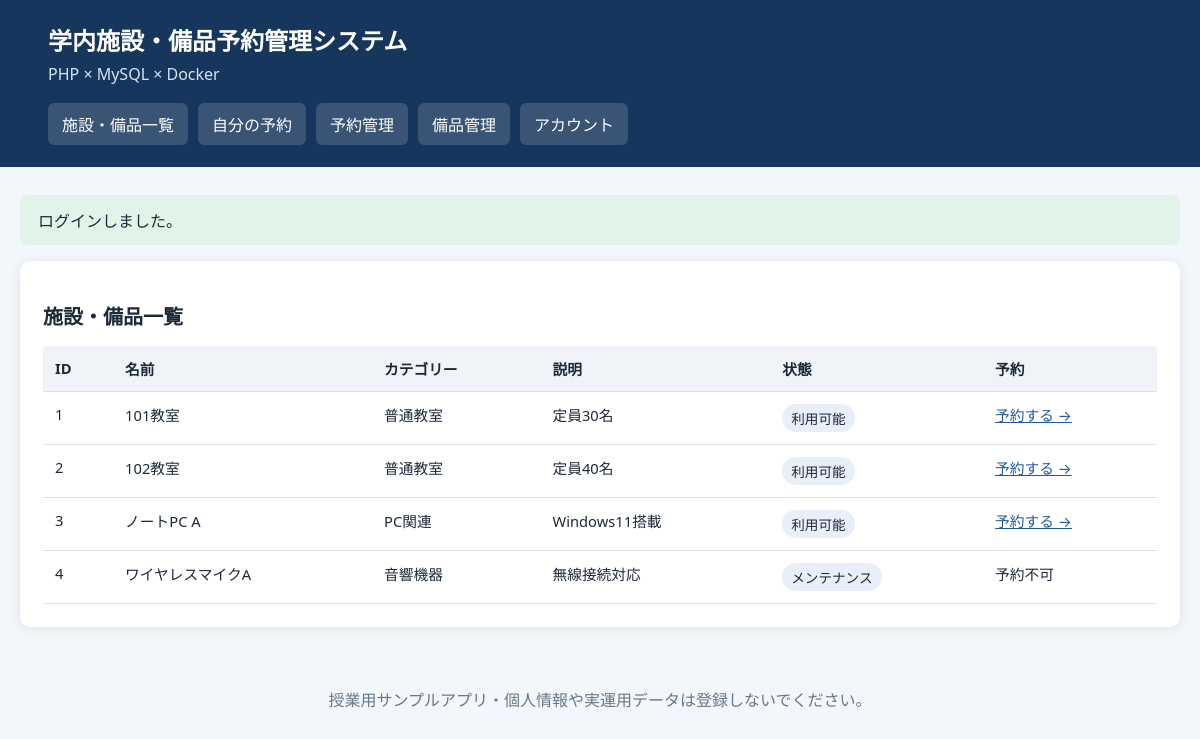
Screenshot of / (signed in) with the database file from the repository.
### tables this page shows
CREATE TABLE IF NOT EXISTS items (
  id INT UNSIGNED NOT NULL AUTO_INCREMENT,
  category_id INT UNSIGNED NOT NULL,
  name VARCHAR(100) NOT NULL,
  description TEXT NULL,
  status ENUM('available','maintenance','inactive') NOT NULL DEFAULT 'available',
  PRIMARY KEY (id),
  KEY idx_items_category (category_id),
  CONSTRAINT fk_items_category FOREIGN KEY (category_id)
    REFERENCES categories(id) ON UPDATE CASCADE ON DELETE RESTRICT
);

CREATE TABLE IF NOT EXISTS categories (
  id INT UNSIGNED NOT NULL AUTO_INCREMENT,
  name VARCHAR(100) NOT NULL,
  PRIMARY KEY (id),
  UNIQUE KEY uq_categories_name (name)
);

### public/index.php (the view, shortened to what this page needs)
<?php
function esc(mixed $s): string { return htmlspecialchars((string)($s??''), ENT_QUOTES | ENT_SUBSTITUTE, 'UTF-8'); }
function db(): PDO {
    static $pdo = null;
    if ($pdo === null) {
        $pdo = new PDO(
            'mysql:host=' . getenv('DB_HOST') .
            ';dbname=' . getenv('DB_NAME') .
            ';charset=utf8mb4',
            (string)getenv('DB_USER'),
            (string)getenv('DB_PASSWORD'),
            [
                PDO::ATTR_ERRMODE => PDO::ERRMODE_EXCEPTION,
                PDO::ATTR_DEFAULT_FETCH_MODE => PDO::FETCH_ASSOC,
                PDO::ATTR_EMULATE_PREPARES => false
            ]
        );
    }
    return $pdo;
}
function q(string $sql, array $args = []): PDOStatement {
    $s = db()->prepare($sql);
    $s->execute($args);
    return $s;
}
function current_user(): ?array {
    $u=q('SELECT id,name,email,role FROM users WHERE id=?',[(int)$_SESSION['uid']])->fetch();
    return $u?:null;
}
function status_name(string $s): string { return ['available'=>'利用可能','maintenance'=>'メンテナンス','inactive'=>'利用停止','pending'=>'申請中','approved'=>'承認済み','lent'=>'貸出中','returned'=>'返却済み','rejected'=>'却下','canceled'=>'キャンセル'][$s]??$s; }
$page=(string)($_GET['page']??'items');
$u=null; $error=null;
try {
    $u=current_user();
    $u = current_user();
} catch (Throwable $e) {
    $error = $e instanceof PDOException
        ? 'データベースエラーが発生しました。起動状態を確認してください。'
        : $e->getMessage();
}
$notice = $_SESSION['flash'] ?? null;
try {
    $items=q('SELECT i.*,c.name AS category_name FROM items i JOIN categories c ON c.id=i.category_id ORDER BY i.id')->fetchAll();
} catch (Throwable $e) { $cats=[];$items=[];$error='データベースの起動が完了していません。数秒後に再読み込みしてください。'; }
?><!doctype html><html lang="ja"><head><meta charset="UTF-8"><meta name="viewport" content="width=device-width, initial-scale=1"><title>学内施設・備品予約管理</title></head><body><header><h1>学内施設・備品予約管理システム</h1><p>PHP × MySQL × Docker</p><nav><a href="/?page=items">施設・備品一覧</a><?php if($u): ?><a href="/?page=mine">自分の予約</a><?php if($u['role']==='admin'): ?><a href="/?page=manage_reservations">予約管理</a><a href="/?page=manage_items">備品管理</a><?php endif; ?><a href="/?page=account">アカウント</a><?php else: ?><a href="/?page=login">ログイン</a><?php endif; ?></nav></header><main>
<?php if($notice): ?><div class="alert<?=!empty($notice['error'])?' error':''?>"><?=esc($notice['message'])?></div><?php endif; ?><?php if($error): ?><div class="alert error"><?=esc($error)?></div><?php endif; ?>
<?php if($page==='login'): ?>
<section class="card"><h2>ログイン</h2><?php if($u): ?><p>すでにログインしています。</p><?php else: ?><form method="post" style="max-width:440px"><?=csrf_field()?><input type="hidden" name="action" value="login"><label>メールアドレス<input type="email" name="email" required autocomplete="username"></label><label>パスワード<input type="password" name="password" required autocomplete="current-password"></label><button>ログイン</button></form><p class="muted">デモ用アカウントは README.md を参照してください。</p><?php endif; ?></section>
<?php elseif($page==='forbidden'): ?>
<section class="card"><h2>アクセスできません</h2><p>このページを利用する権限がありません。</p><a href="/?page=items">施設・備品一覧へ戻る</a></section>
<?php elseif($page==='account'): require_auth($u); ?>
<section class="card"><h2>アカウント</h2><p>氏名：<?=esc($u['name'])?></p><p>メール：<?=esc($u['email'])?></p><p>権限：<?=esc($u['role']==='admin'?'管理者':'一般利用者')?></p><?php f('logout','account','ログアウト'); ?></section>
<?php elseif($page==='items'): ?>
<section class="card"><h2>施設・備品一覧</h2><div class="scroll"><table><thead><tr><th>ID</th><th>名前</th><th>カテゴリー</th><th>説明</th><th>状態</th><th>予約</th></tr></thead><tbody><?php foreach($items as $i): ?><tr><td><?=esc($i['id'])?></td><td><?=esc($i['name'])?></td><td><?=esc($i['category_name'])?></td><td><?=esc($i['description'])?></td><td><span class="pill"><?=esc(status_name($i['status']))?></span></td><td><?php if($i['status']==='available' && $u): ?><a href="/?page=reserve&id=<?=esc($i['id'])?>">予約する →</a><?php elseif(!$u): ?><a href="/?page=login">ログインして予約</a><?php else: ?>予約不可<?php endif; ?></td></tr><?php endforeach; ?></tbody></table></div></section>
<?php else: ?><section class="card"><h2>ページが見つかりません</h2><a href="/">一覧へ戻る</a></section><?php endif; ?>
</main><footer>授業用サンプルアプリ・個人情報や実運用データは登録しないでください。</footer></body></html>

### public/index.php (style rules this page uses)
:root { font-family:system-ui,-apple-system,"Yu Gothic",Meiryo,sans-serif;color:#1d2939;background:#f3f6fb }
* { box-sizing:border-box }
body { margin:0 }
header { background:#17365d;color:white;padding:22px max(4vw,20px) }
h1 { margin:0 0 6px;font-size:1.5rem }
h2 { font-size:1.25rem }
header p { margin:0;color:#d7e3f3 }
nav { display:flex;gap:10px;flex-wrap:wrap;margin-top:18px }
nav a { color:white;text-decoration:none;background:#ffffff26;padding:9px 14px;border-radius:6px }
main { margin:28px auto;max-width:1200px;padding:0 20px }
.card { background:white;padding:23px;margin-bottom:20px;border-radius:10px;box-shadow:0 2px 12px #182e4615 }
table { border-collapse:collapse;width:100%;font-size:.92rem }
th,td { padding:12px;border-bottom:1px solid #dce2eb;text-align:left;vertical-align:top }
th { background:#f0f4f9 }
.alert { padding:13px 18px;border-radius:6px;background:#e2f4e9;margin-bottom:16px }
.scroll { overflow-x:auto }
.pill { background:#e9effa;padding:4px 9px;border-radius:20px;display:inline-block;font-size:.85rem }
footer { text-align:center;padding:32px;color:#66788b }
a { color:#215a9c }

### rows the page displays
items: id "1", name "101教室", category.name "普通教室", description "定員30名", status "利用可能"
items: id "2", name "102教室", category.name "普通教室", description "定員40名", status "利用可能"
items: id "3", name "ノートPC A", category.name "PC関連", description "Windows11搭載", status "利用可能"
items: id "4", name "ワイヤレスマイクA", category.name "音響機器", description "無線接続対応", status "メンテナンス", shows "予約不可"

### other values shown
$notice['message'] "ログインしました。"
